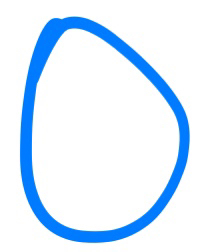
#> input picture 0.jpeg, 206 x 252 px
$ python rensoresumen.py
#> lines starting #> are read from the running program, lines starting #| are printed output that depends on the picture
from PIL import Image

m0 = Image.open("0.jpeg")
#> m0 is the input picture: PIL image 206x252 RGB; mean R, G, B 220.9, 237.1, 253.7
m1 = Image.open("1.jpeg")
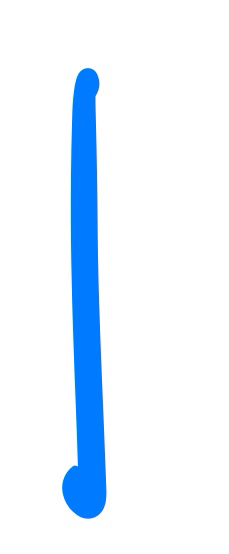
#> input picture 1.jpeg, 229 x 554 px
#> m1 is the input picture: PIL image 229x554 RGB; mean R, G, B 230.2, 242, 254.6
m2 = Image.open("2.jpeg")
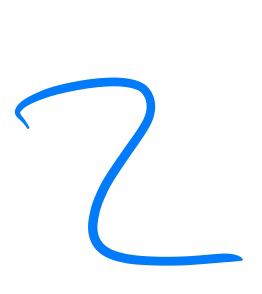
#> input picture 2.jpeg, 262 x 294 px
#> m2 is the input picture: PIL image 262x294 RGB; mean R, G, B 241.5, 247.9, 254.3
m3 = Image.open("3.jpeg")
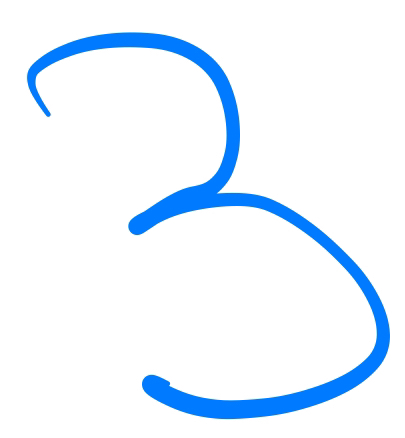
#> input picture 3.jpeg, 405 x 438 px
#> m3 is the input picture: PIL image 405x438 RGB; mean R, G, B 234.2, 244.1, 254.6
m4 = Image.open("4.jpeg")
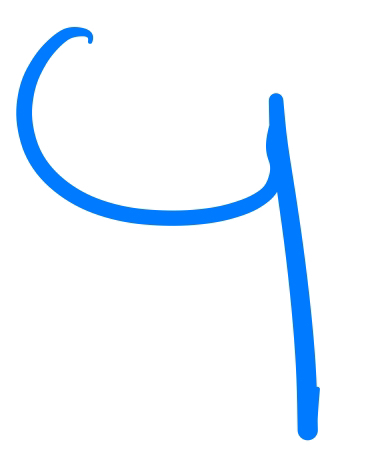
#> input picture 4.jpeg, 366 x 464 px
#> m4 is the input picture: PIL image 366x464 RGB; mean R, G, B 235.3, 244.7, 254.6
m5 = Image.open("5.jpeg")
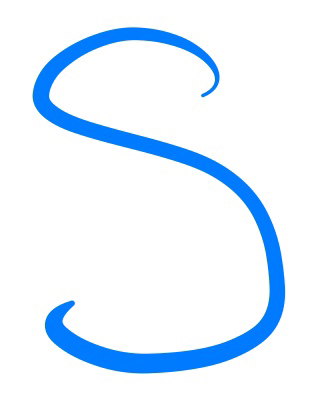
#> input picture 5.jpeg, 314 x 408 px
#> m5 is the input picture: PIL image 314x408 RGB; mean R, G, B 228.2, 241, 254.1
#> (the run stopped early here; a loop or call above may not have finished)
